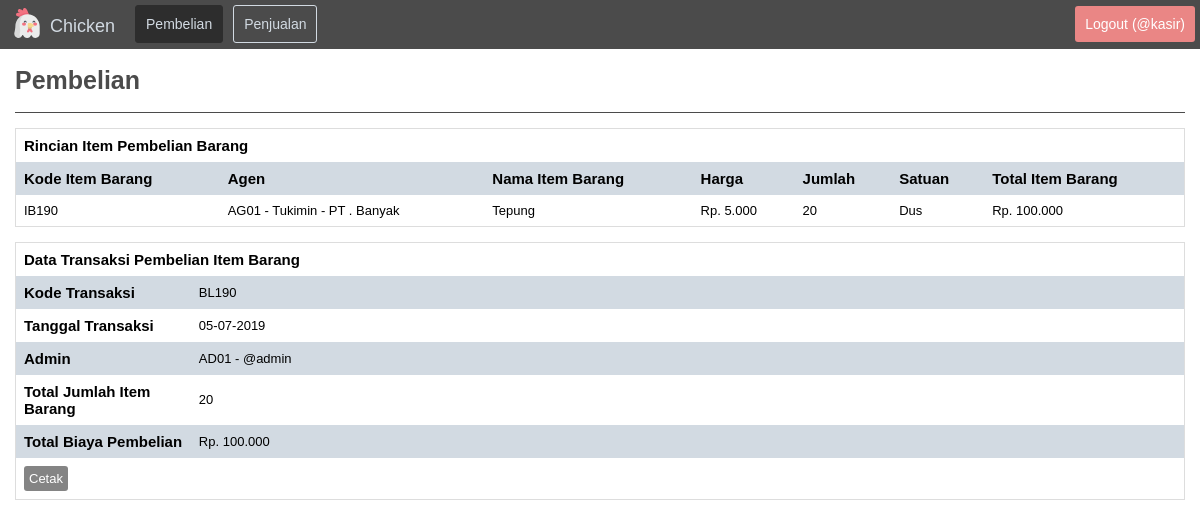
The app's page /?folder=pembelian&file=detail&kode_pembelian=BL190 (signed in) with its own data.
### tables this page shows
CREATE TABLE `tabel_item_barang` (
  `kolom_kode_item_barang` char(5) NOT NULL,
  `kolom_kode_pembelian` char(5) NOT NULL,
  `kolom_kode_admin` char(4) NOT NULL,
  `kolom_kode_agen` char(4) NOT NULL,
  `kolom_kode_satuan` char(4) NOT NULL,
  `kolom_nama_barang` varchar(60) NOT NULL,
  `kolom_harga_barang` int(10) NOT NULL,
  `kolom_jumlah_barang` int(3) NOT NULL
);

CREATE TABLE `tabel_agen` (
  `kolom_kode_agen` char(4) NOT NULL,
  `kolom_nama_agen` varchar(60) NOT NULL,
  `kolom_telepon_agen` varchar(12) NOT NULL,
  `kolom_distributor` varchar(20) NOT NULL,
  `kolom_status_agen` enum('on','off') NOT NULL
);

CREATE TABLE `tabel_satuan` (
  `kolom_kode_satuan` char(4) NOT NULL,
  `kolom_nama_satuan` varchar(10) NOT NULL,
  `kolom_status_satuan` enum('on','off') NOT NULL
);

CREATE TABLE `tabel_pembelian` (
  `kolom_kode_pembelian` char(5) NOT NULL,
  `kolom_tanggal_pembelian` date NOT NULL,
  `kolom_kode_admin` char(4) NOT NULL
);

CREATE TABLE `tabel_admin` (
  `kolom_kode_admin` char(4) NOT NULL,
  `kolom_username` varchar(10) NOT NULL,
  `kolom_password` varchar(10) NOT NULL,
  `kolom_password_sha1` varchar(40) NOT NULL,
  `kolom_level` enum('admin','kasir') NOT NULL,
  `kolom_status_admin` enum('on','off') NOT NULL
);

### config/function.php (called while the page is built, shortened)
<?php
	function format_nomor ($nilai = 0) {
		$string 	=	number_format($nilai, 0, ".", ".");
		return $string;
	}
	function format_tanggal ($date) {
		$tahun 			=	substr($date, 0, 4);
		$bulan 			=	substr($date, 5, 2);
		$tanggal 		=	substr($date, 8, 2);
		$susun_tanggal 	=	$tanggal."-".$bulan."-".$tahun;
		return($susun_tanggal);
	}
?>

### page/pembelian/detail.php (the view)
<?php
	$kode_pembelian	= isset($_GET["kode_pembelian"]) ? $_GET["kode_pembelian"] : false;
?>
<div class="header">
	<h1>Pembelian</h1>
</div>
<?php if (!$kode_pembelian) { ?>
	<div class="alert">
		Tidak ditemukan data transaksi pembelian
	</div>
<?php } else { ?>
	<?php
		$sql1	=	mysqli_query($koneksi,	"
												SELECT
													tabel_pembelian.*,
													tabel_admin.*
												FROM
													tabel_pembelian
												INNER JOIN
													tabel_admin
												ON
													tabel_pembelian.kolom_kode_admin=tabel_admin.kolom_kode_admin
												WHERE
													tabel_pembelian.kolom_kode_pembelian='$kode_pembelian'
											")
											or die ("
												<div class='alert'>
													sql1 error<br>
													".mysqli_errno($koneksi)." - ".mysqli_error($koneksi)."
												</div>
											");
		$sql2	=	mysqli_query($koneksi,	"
												SELECT
													tabel_item_barang.*,
													tabel_agen.*,
													tabel_satuan.*
												FROM
													tabel_item_barang
												INNER JOIN
													tabel_agen
												ON
													tabel_item_barang.kolom_kode_agen=tabel_agen.kolom_kode_agen
												INNER JOIN
													tabel_satuan
												ON
													tabel_item_barang.kolom_kode_satuan=tabel_satuan.kolom_kode_satuan
												WHERE
													tabel_item_barang.kolom_kode_pembelian='$kode_pembelian'
											")
											or die ("
												<div class='alert'>
													sql2 error<br>
													".mysqli_errno($koneksi)." - ".mysqli_error($koneksi)."
												</div>
											");
		$biaya_pembelian	=	0;
		$jumlah_barang 		=	0;
	?>
	<?php if (mysqli_num_rows($sql1)==0) { ?>
		<div class="alert">
			Tidak ditemukan data transaksi pembelian
		</div>
	<?php } else { ?>
		<?php $row1	= mysqli_fetch_array($sql1); ?>
		<div class="table-responsive">
			<table>
				<tr>
					<th colspan="7">Rincian Item Pembelian Barang</th>
				</tr>
				<tr>
					<th>Kode Item Barang</th>
					<th>Agen</th>
					<th>Nama Item Barang</th>
					<th>Harga</th>
					<th>Jumlah</th>
					<th>Satuan</th>
					<th>Total Item Barang</th>
				</tr>
				<?php while ($row2 = mysqli_fetch_array($sql2)) { ?>
					<?php
						$total_harga		=	$row2["kolom_harga_barang"] * $row2["kolom_jumlah_barang"];
						$biaya_pembelian	=	$biaya_pembelian + $total_harga;
						$jumlah_barang 		=	$jumlah_barang + $row2["kolom_jumlah_barang"];
					?>
					<tr>
						<td><?php echo $row2["kolom_kode_item_barang"]; ?></td>
						<td><?php echo $row2["kolom_kode_agen"]." - ".$row2["kolom_nama_agen"]." - ".$row2["kolom_distributor"]; ?></td>
						<td><?php echo $row2["kolom_nama_barang"]; ?></td>
						<td>Rp. <?php echo format_nomor($row2["kolom_harga_barang"]); ?></td>
						<td><?php echo format_nomor($row2["kolom_jumlah_barang"]); ?></td>
						<td><?php echo $row2["kolom_nama_satuan"]; ?></td>
						<td>Rp. <?php echo format_nomor($total_harga); ?></td>
					</tr>
				<?php } ?>
			</table>
		</div>
		<div class="table-responsive">
			<table>
				<tr>
					<th colspan="2">Data Transaksi Pembelian Item Barang</th>
				</tr>
				<tr>
					<th width="15%">Kode Transaksi</th>
					<td><?php echo $row1["kolom_kode_pembelian"]; ?></td>
				</tr>
				<tr>
					<th>Tanggal Transaksi</th>
					<td><?php echo format_tanggal($row1["kolom_tanggal_pembelian"]); ?></td>
				</tr>
				<tr>
					<th>Admin</th>
					<td><?php echo $row1["kolom_kode_admin"]." - @".$row1["kolom_username"]; ?></td>
				</tr>
				<tr>
					<th>Total Jumlah Item Barang</th>
					<td><?php echo format_nomor($jumlah_barang); ?></td>
				</tr>
				<tr>
					<th>Total Biaya Pembelian</th>
					<td>Rp. <?php echo format_nomor($biaya_pembelian); ?></td>
				</tr>
				<tr>
					<td colspan="2">
						<a target="_blank" href="<?php echo base_url."page/pembelian/cetak.php?kode_pembelian=$row1[kolom_kode_pembelian]"; ?>" class="detail">
							Cetak
						</a>
					</td>
				</tr>
			</table>
		</div>
	<?php } ?>
<?php } ?>

### index.php (shortened to what this page needs)
<?php
	include_once ("config/function.php");
	$folder 	=	isset($_GET["folder"]) ? $_GET["folder"] : false;
	$file		=	isset($_GET["file"]) ? $_GET["file"] : false;
	$session_username		=	isset($_SESSION["session_username"]) ? $_SESSION["session_username"]  : false;
?>
<!DOCTYPE html>
<html>
<head>
	<?php include_once ("content/head.php"); ?>
</head>
<body>
	<div class="navbar">
		<?php include_once ("content/navbar.php"); ?>
	</div>
	<div class="main">
		<?php
			$dinamis 	=	"page/$folder/$file.php";
			if (file_exists($dinamis)) {
				include_once ($dinamis);
			}
			else {
				include_once ("content/main.php");
			}
		?>
	</div>
</body>
</html>

### content/head.php (shortened to what this page needs)
<link href="<?php echo base_url."css/style.css"; ?>" rel="stylesheet">
<link href="<?php echo base_url."css/navbar.css"; ?>" rel="stylesheet">
<link href="<?php echo base_url."css/main.css"; ?>" rel="stylesheet">
<link href="<?php echo base_url."css/table.css"; ?>" rel="stylesheet">
<link href="<?php echo base_url."css/card.css"; ?>" rel="stylesheet">
<link href="<?php echo base_url."css/form.css"; ?>" rel="stylesheet">
<link href="<?php echo base_url."css/pagination.css"; ?>" rel="stylesheet">
<link href="<?php echo base_url."css/alert.css"; ?>" rel="stylesheet">

### content/navbar.php (shortened to what this page needs)
<a href="<?php echo base_url; ?>" id="logo">
	<img src="<?php echo base_url."image/chicken.svg"; ?>">
	<div id="text-logo">Chicken</div>
</a>
<ul>
	<li>
		<a <?php if ($folder=="pembelian") { echo "class='active'"; } ?> href="<?php echo base_url."?folder=pembelian&file=index"; ?>">
			Pembelian
		</a>
	</li>
	<li>
		<a <?php if ($folder=="penjualan") { echo "class='active'"; } ?> href="<?php echo base_url."?folder=penjualan&file=index"; ?>">
			Penjualan
		</a>
	</li>
</ul>
<a href="logout.php" id="logout">
	Logout (@<?php echo $session_username; ?>)
</a>

### css/style.css (style rules this page uses)
body { margin: 0; padding: 0; font-family: arial; }

### css/navbar.css (style rules this page uses)
.navbar { overflow: hidden; background-color: #4b4b4b; position: fixed; top: 0; width: 100%; height: 49px; z-index: 99; }
.navbar #logo { float: left; margin-right: 35px; }
.navbar #logo #text-logo { position: relative; float: right; top: 16px; left: 20px; font-size: 18px; color: #d2dae2; }
.navbar #logo img { width: 30px; height: 30px; position: relative; top: 8px; left: 12px; }
.navbar ul { list-style-type: none; margin: 0; padding: 0; overflow: hidden; }
.navbar li { float: left; }
.navbar li a { display: block; color: #d2dae2; text-align: center; padding: 10px; margin: 5px; text-decoration: none; font-size: 14px; border-radius: 3px; border: 1px solid #d2dae2; }
.navbar li a.active { background-color: #2d2d2d; border: 1px solid #2d2d2d; }
.navbar #logout { color: #fff; text-align: center; padding: 10px; margin: 5px; text-decoration: none; font-size: 14px; border-radius: 3px; background-color: #ea8685; float: right; position: relative; top: -47px; }

### css/main.css (style rules this page uses)
.main { margin-top: 34px; padding: 15px; }
.main .header { overflow: hidden; border-bottom: 1px solid #4b4b4b; }
.main .header h1 { float: left; color: #4b4b4b; font-size: 25px; }

### css/table.css (style rules this page uses)
.table-responsive { overflow-x: auto; margin-top: 15px; }
table { border-collapse: collapse; border-spacing: 0; width: 100%; border: 1px solid #ddd; }
th, td { text-align: left; padding: 8px; }
th { font-size: 15px; }
td { font-size: 13px; }
tr:nth-child(even) { background-color: #d2dae2; }
table .detail { text-decoration: none; background-color: #848484; padding: 5px; color: #fff; float: left; border-radius: 3px; margin-right: 5px; }

### records on screen
tabel_item_barang: kolom_kode_item_barang "IB190", tabel_agen.kolom_kode_agen "AG01", tabel_agen.kolom_nama_agen "Tukimin", tabel_agen.kolom_distributor "PT . Banyak", kolom_nama_barang "Tepung", kolom_harga_barang "5.000", kolom_jumlah_barang "20", tabel_satuan.kolom_nama_satuan "Dus", format_nomor($total_harga) "100.000"
tabel_pembelian: kolom_kode_pembelian "BL190", kolom_tanggal_pembelian "05-07-2019", tabel_admin.kolom_kode_admin "AD01", tabel_admin.kolom_username "admin"

### other values on screen
$session_username "kasir"
format_nomor($jumlah_barang) "20"
format_nomor($biaya_pembelian) "100.000"
